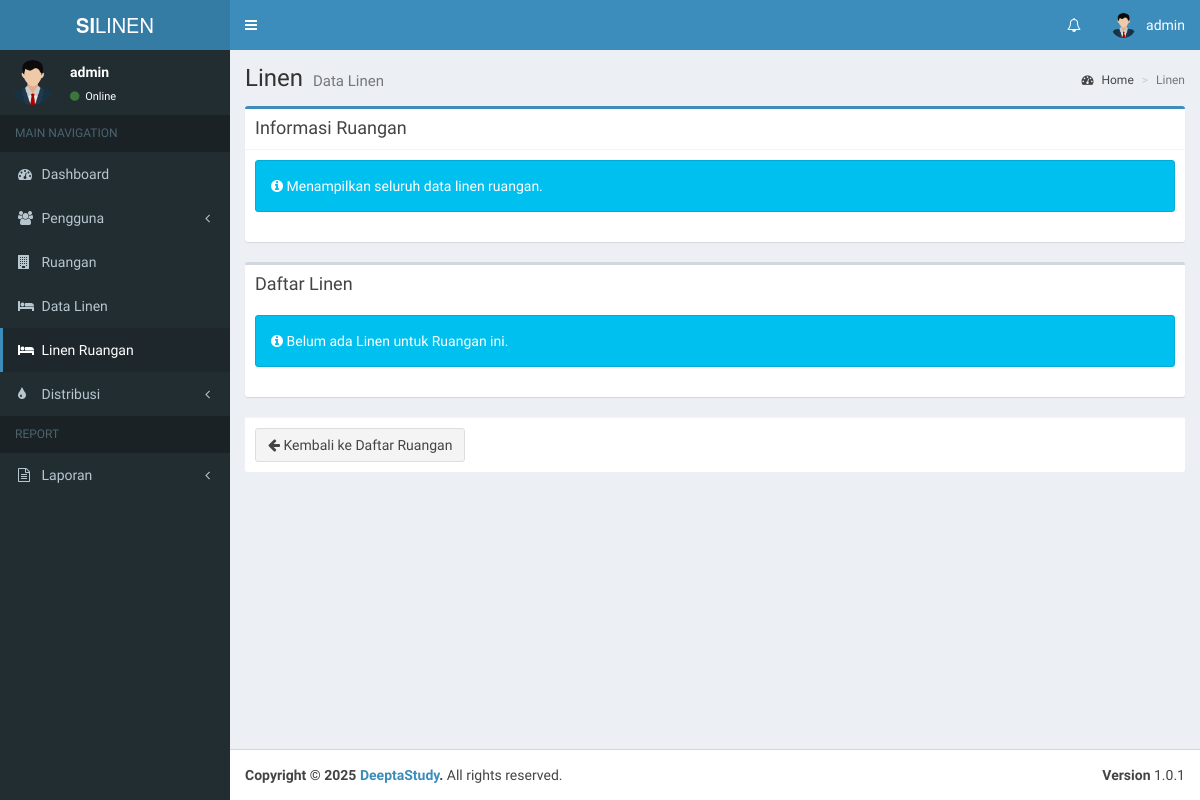
Before: /admin/data_linen_ruangan.php (signed in) with the older database file.
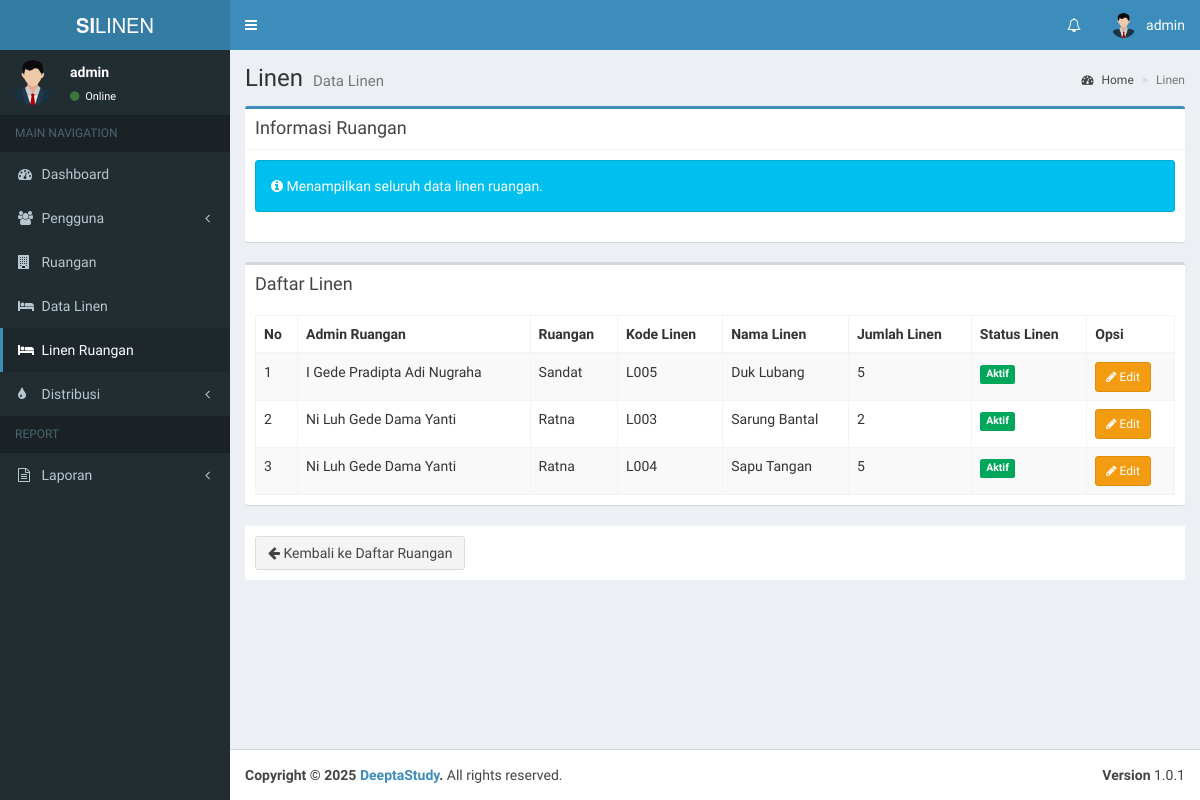
After: the same page with the newer database file.
### tables this page shows
CREATE TABLE `linen_ruangan` (
  `id` int(11) NOT NULL,
  `id_ruangan` int(11) NOT NULL,
  `id_linen` int(11) NOT NULL,
  `jumlah_linen` int(11) NOT NULL,
  `tanggal` datetime NOT NULL,
  `status` int(11) NOT NULL
);

CREATE TABLE `users` (
  `id` int(11) NOT NULL,
  `nama` varchar(100) NOT NULL,
  `username` varchar(100) NOT NULL,
  `email` varchar(100) NOT NULL,
  `password` varchar(100) NOT NULL,
  `hak_akses` varchar(25) NOT NULL,
  `status` int(11) NOT NULL,
  `status_ruangan` int(11) DEFAULT NULL
);

CREATE TABLE `ruangan` (
  `id` int(11) NOT NULL,
  `id_user` int(11) DEFAULT NULL,
  `nama_ruangan` varchar(199) NOT NULL,
  `telp_ruangan` varchar(15) NOT NULL,
  `status` int(11) NOT NULL
);

CREATE TABLE `linen` (
  `id` int(11) NOT NULL,
  `kode_linen` varchar(15) NOT NULL,
  `nama_linen` varchar(199) NOT NULL,
  `gambar` varchar(199) NOT NULL,
  `jumlah_linen` int(11) NOT NULL,
  `sisa_linen` int(11) NOT NULL,
  `tanggal` datetime NOT NULL,
  `status` int(11) NOT NULL,
  `updated_at` datetime NOT NULL
);

### admin/data_linen_ruangan.php (the view, shortened to what the changed rows need)
<?php
include '../koneksi.php';
$id_ruangan = isset($_GET['id_ruangan']) ? intval($_GET['id_ruangan']) : 0;
$whereRuangan = $id_ruangan > 0 ? "WHERE lr.id_ruangan = $id_ruangan" : "";
$dataQuery = mysqli_query($koneksi, "SELECT lr.*, l.kode_linen, l.nama_linen, l.gambar as gambar_linen, l.status as status_linen, r.nama_ruangan, r.id_user AS ruangan_id_user, u.nama AS admin_ruangan
          FROM linen_ruangan lr
          JOIN ruangan r ON lr.id_ruangan = r.id
          LEFT JOIN users u ON r.id_user = u.id
          JOIN linen l ON lr.id_linen = l.id
          $whereRuangan");
?>
<section class="content">
    <div class="row">
        <div class="col-xs-12">
            <div class="box">
                <div class="box-body">
                    <?php if(mysqli_num_rows($dataQuery) > 0): ?>
                    <table id="example1" class="table table-bordered table-striped">
                        <thead>
                            <tr>
                                <th>No</th>
                                <th>Admin Ruangan</th>
                                <th>Ruangan</th>
                                <th>Kode Linen</th>
                                <th>Nama Linen</th>
                                <th>Jumlah Linen</th>
                                <th>Status Linen</th>
                                <th>Opsi</th>
                            </tr>
                        </thead>
                        <tbody>
                            <?php
                            $no = 1;
                            while ($data = mysqli_fetch_assoc($dataQuery)):
                            ?>
                                <tr>
                                    <td><?= $no++; ?></td>
                                    <td><?= htmlspecialchars($data['admin_ruangan'] ?: '-') ?></td>
                                    <td><?= htmlspecialchars($data['nama_ruangan'] ?: $data['nama_ruangan']) ?></td>
                                    <td><?= htmlspecialchars($data['kode_linen']) ?></td>
                                    <td><?= htmlspecialchars($data['nama_linen']) ?></td>
                                    <td>
                                        <?= htmlspecialchars($data['jumlah_linen']) ?>
                                    </td>
                                    <td>
                                        <span class="label <?= ($data['status_linen'] == 1) ? 'label-success' : 'label-danger' ?>">
                                            <?= ($data['status_linen'] == 1) ? 'Aktif' : 'Nonaktif' ?>
                                        </span>
                                    </td>
                                    <td>
                                        <a href="edit_linen.php?id=<?= $data['id'] ?>" class="btn btn-sm btn-warning">
                                            <i class="fa fa-pencil"></i> Edit
                                        </a>
                                    </td>
                                </tr>
                            <?php endwhile; ?>
                        </tbody>
                    </table>
                    <?php else: ?>
                        <div class="alert alert-info">
                            <i class="fa fa-info-circle"></i> Belum ada Linen untuk Ruangan ini.
                        </div>
                    <?php endif; ?>
                </div>
            </div>
        </div>
    </div>
</section>
<?php
$content = ob_get_clean();
include __DIR__ . '/../layouts/header.php';
echo $content;
include __DIR__ . '/../layouts/footer.php';
?>

Changed rows visible on the page:
added linen_ruangan: users.nama "I Gede Pradipta Adi Nugraha", id_ruangan.nama_ruangan "Sandat", id_linen.kode_linen "L005", id_linen.nama_linen "Duk Lubang", jumlah_linen "5"
added linen_ruangan: users.nama "Ni Luh Gede Dama Yanti", id_ruangan.nama_ruangan "Ratna", id_linen.kode_linen "L003", id_linen.nama_linen "Sarung Bantal", jumlah_linen "2"
added linen_ruangan: users.nama "Ni Luh Gede Dama Yanti", id_ruangan.nama_ruangan "Ratna", id_linen.kode_linen "L004", id_linen.nama_linen "Sapu Tangan", jumlah_linen "5"
Other visible differences:
text no longer shown: "Belum ada Linen untuk Ruangan ini."
text now shown: "No Admin Ruangan Ruangan Kode Linen Nama Linen Jumlah Linen Status Linen Opsi"
